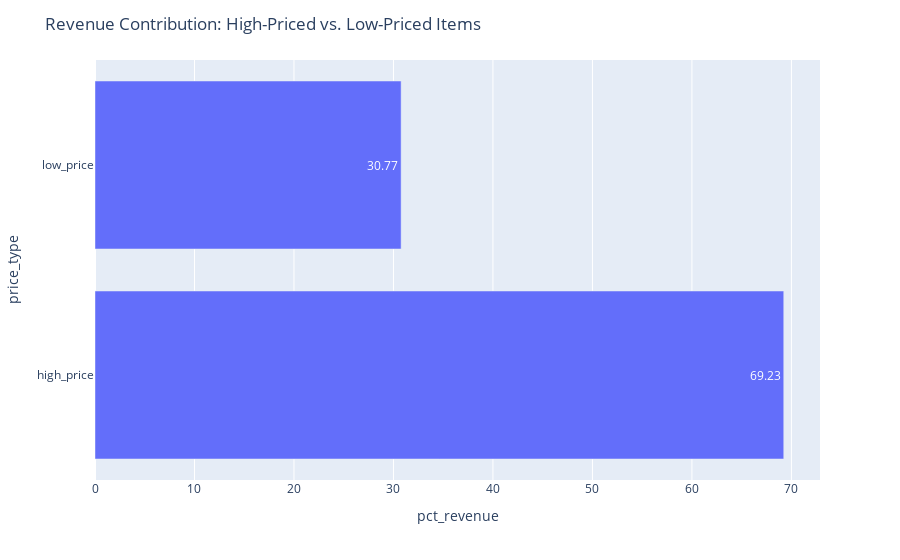

Notebook code for this chart:
### Markdown cell above
### Revenue Contribution: High-Priced vs. Low-Priced Items

### Code cell
query = """
SELECT 
    CASE
        WHEN
            m.price > (SELECT 
                    ROUND(AVG(mi.price), 2)
                FROM
                    menu_items mi)
        THEN
            'high_price'
        ELSE 'low_price'
    END AS price_type,
    SUM(m.price) AS revenue,
    ROUND((SUM(m.price) / (SELECT 
                    SUM(price)
                FROM
                    menu_items mi
                        JOIN
                    order_details od ON mi.menu_item_id = od.item_id)) * 100,
            2) AS pct_revenue
FROM
    menu_items m
        JOIN
    order_details o ON m.menu_item_id = o.item_id
GROUP BY price_type;
"""

cur.execute(query)

data = cur.fetchall()

data

df = pd.DataFrame(data, columns = ['price_type','revenue','pct_revenue'])
fig = px.bar(df, x='pct_revenue', y='price_type', orientation='h', hover_data= 'revenue', text = 'pct_revenue')
fig.update_layout(title='Revenue Contribution: High-Priced vs. Low-Priced Items')
fig.show()

### Figure 1 — Plotly figure (JSON) as saved in the notebook; plotly's stock layout.template omitted (floating-point values rounded to 4 significant figures)
{"data": [{"customdata": [[110200.0], [48990.0]], "hovertemplate": "pct_revenue=%{text}<br>price_type=%{y}<br>revenue=%{customdata[0]}<extra></extra>", "legendgroup": "", "marker": {"color": "#636efa", "pattern": {"shape": ""}}, "name": "", "orientation": "h", "showlegend": false, "text": [69.23, 30.77], "textposition": "auto", "type": "bar", "x": [69.23, 30.77], "xaxis": "x", "y": ["high_price", "low_price"], "yaxis": "y"}], "layout": {"autosize": true, "barmode": "relative", "legend": {"tracegroupgap": 0}, "margin": {"t": 60}, "title": {"text": "Revenue Contribution: High-Priced vs. Low-Priced Items"}, "xaxis": {"anchor": "y", "autorange": true, "domain": [0, 1], "range": [0, 72.87], "title": {"text": "pct_revenue"}, "type": "linear"}, "yaxis": {"anchor": "x", "autorange": true, "domain": [0, 1], "range": [-0.5, 1.5], "title": {"text": "price_type"}, "type": "category"}}}
